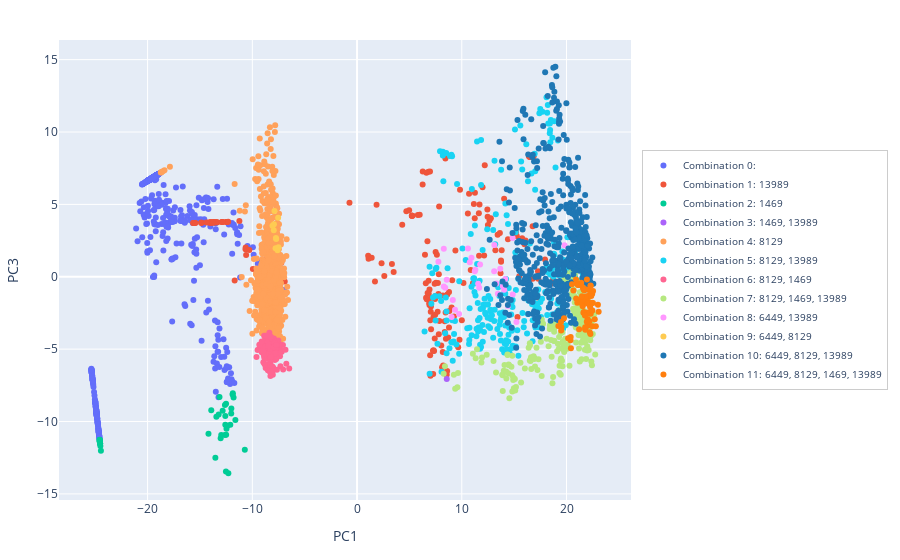

Notebook code cell kept with this figure:
### Code cell
fig, color_map = plot_pca_2d_combo(
    pca_df,
    results.all_graph_feature_acts.cpu(),
    15,
    fs_splitting_nodes,
)
fig.show()

### Figure 1 — Plotly figure (JSON) as saved in the notebook; plotly's stock layout.template omitted (floating-point values rounded to 4 significant figures; data arrays with more than 128 entries replaced by an {"elided": "..."} marker saying what was removed)
{"data": [{"customdata": {"elided": "621x2 str values"}, "hovertemplate": "Token: %{customdata[0]}<br>Context: %{customdata[1]}<br>Feature Combination: <br><extra></extra>", "marker": {"color": "#636EFA"}, "mode": "markers", "name": "Combination 0: ", "type": "scatter", "x": {"elided": "621 float values"}, "y": {"elided": "621 float values"}}, {"customdata": {"elided": "208x2 str values"}, "hovertemplate": "Token: %{customdata[0]}<br>Context: %{customdata[1]}<br>Feature Combination: 13989<br><extra></extra>", "marker": {"color": "#EF553B"}, "mode": "markers", "name": "Combination 1: 13989", "type": "scatter", "x": {"elided": "208 float values"}, "y": {"elided": "208 float values"}}, {"customdata": [[" ten", " associated with the Nitrogen nuclear spin, canreach a| ten|fold improvement in spatial resolution, down to atomic\n"], [" subsequent", " metal nuclei are precipitated on undesired portions in the| subsequent| reducing step. Such an abnormal deposition of the metal"], [" ten", "28 (upholding probationary sentence of| ten| years to life); see also\n\n  People v"], [" ten", " connection midway through a submit. So if you save| ten| requests, call `submitAllRecords()`, send"], [" ten", " thought it could mean \"tell one and give back| ten|\", so I thought it meant this character tends to"], [" ten", " a car that could run the quarter mile in the| ten|-second range.\n\nFor 196"], [" subsequent", " received the same backup test, when indicated, with| subsequent| testing. A total of 2774"], [" subsequent", " EMT, proliferation of myofibroblasts, and| subsequent| renal fibrosis in obstructed kidneys.<bos>[Justin Timberlake"], [" subsequent", "activation, leading to depletion of cellular NAD+ and| subsequent| cell death. It has been demonstrated that inhibition of"], [" subsequent", " Co-ordination Unit, and the collapse of the| subsequent| trial of six activists, a number of initiatives and"], [" subsequent", "<bos> Day 1. In| subsequent| cycles, the dose of irinotecan could"], [" subsequent", " independent runs, and use the most favorable configuration in| subsequent|, larger experiments.\n\nNext we investigate the effect"], [" ten", " number of money market funds available for this purpose to| ten|. Second, the Board will require that henceforth each"], [" ten", " attributed to polysaccharides. Such associations are certainly more| ten|uous when considering product powders or products obtained by extraction"], [" ten", " and CB1 receptors in vivo, a total of| ten| series of compounds will be synthesized. Eight of the"], [" ten", "5], [@bib0105]). Over| ten| open reading frames (ORFs) have been identified"], [" ten", " on trucks and taken to Liaudiškiai,| ten| kilometres south-west of the town where the Roll"], [" subsequent", " pop, although more punk than the group's| subsequent| singles and the album, which were more new wave"], [" ten", "atoire de Paris alumni\nCategory:French operatic| ten|ors\nCategory:20th-century French"], [" ten", ". The activity may be repeated in a blood or| ten| ways if the career has even healed. He died"], [" subsequent", "99mTc-HMPAO activity and| subsequent| gradual decrease in activity over the next 1 hour"], [" ten", "1942) is a former American professional| ten|-pin bowler and former member of the Professional Bow"], [" ten", " births\nCategory:Living people\nCategory:American| ten|-pin bowling players\nCategory:Sportspeople from"], [" ten", " Chavez a dictator, despite the fact that during his| ten| years in office there have been more than a dozen"], [" ten", " that the buyers could avoid these damages by closing within| ten| days. The buyers did not offer to close the"], [" ten", ", we used a single master node and up to| ten| slave nodes from the big data platform of the Gal"], [" ten", " execution times for the four algorithms in the datasets using| ten| slave nodes with all their cores available. For the"], [" ten", "<bos> DiCFS-vp using| ten| nodes and for a non-distributed implementation in WE"], [" ten", " were copied as necessary. The experiments were performed using| ten| cluster nodes for the distributed versions and a single node"], [" ten", " New York across four different insurance companies, and the| ten| best-selling vehicles in the US. We look"], [" subsequent", " the specimen plane. Directly visualized are DW nucleation and| subsequent| annihilation and oscillatory reappearance (periods of 3"], [" ten", " and daughter-in-law, with up to| ten| named charities benefitting in remainder.\n\nThe Will"], [" subsequent", " a first-class limited Lifetime warranty, transferable to| subsequent| owners. Designed to withstand the rigors of stormy"], [" ten", " one year in the past to (10)| ten|\nyears in the future will be converted.\n"], [" subsequent", " it was shown that the defendant had been adjudged insane| subsequent| to the date of the alleged desertion and prior to"], [" subsequent", "\n\nAs a result of our DSi enrichment and| subsequent| RNA sequencing analysis, many genes related to the GO"], [" subsequent", " of these factors guides the selection of frontline therapies and| subsequent| treatment strategies. In addition, there have been recent"], [" subsequent", " the Finnish authorities of the prisoner exchange. In the| subsequent| study by Professor Heikki Ylikangas it turned"], [" ten", "16,136, occurred in the| ten|-month period from December 1941"], [" ten", "** Sample 7 and (**b**) Sample| ten| smooth signal is one exhibiting deletion in *VHL"], [" ten", ", unless the appellant's brief is filed within| ten| days hereof, the question of Mr. Stout'"], [" subsequent", " rate, and duration; effective thermal radiation; and| subsequent| soot generation.<bos>Suboptimal use of pharmacological venous"], [" subsequent", " before, and some after, the ordinance and its| subsequent| amendment, suggesting that, on the authority of Hammond"], [" ten", " patients were studied with postoperative arteriography. Nine of| ten| patients have had satisfactory results on follow-up from"]], "hovertemplate": "Token: %{customdata[0]}<br>Context: %{customdata[1]}<br>Feature Combination: 1469<br><extra></extra>", "marker": {"color": "#00CC96"}, "mode": "markers", "name": "Combination 2: 1469", "type": "scatter", "x": [-13.02, -24.57, -12.0, -13.21, -12.61, -12.47, -24.55, -24.57, -24.54, -24.51, -24.46, -24.58, -11.62, -13.13, -12.38, -12.97, -13.43, -24.54, -14.19, -12.51, -24.54, -12.61, -13.92, -11.89, -11.79, -12.5, -12.52, -10.72, -12.29, -12.01, -24.55, -12.1, -24.55, -12.58, -24.58, -24.56, -24.53, -24.55, -12.58, -13.53, -11.86, -24.56, -24.56, -12.83], "y": [-11.16, -11.33, -9.102, -9.522, -8.858, -10.49, -11.43, -11.28, -11.52, -11.7, -12.01, -11.28, -9.894, -8.302, -10.3, -10.93, -9.664, -11.51, -10.85, -8.779, -11.5, -10.93, -9.225, -8.136, -8.344, -10.92, -13.45, -11.95, -13.57, -9.443, -11.44, -10.22, -11.42, -9.624, -11.26, -11.39, -11.53, -11.41, -10.21, -12.51, -8.044, -11.37, -11.36, -9.247]}, {"customdata": [[" nine", "88-Yan1].\n\nTo date,| nine| genetic loci for USH1(*USH1B"]], "hovertemplate": "Token: %{customdata[0]}<br>Context: %{customdata[1]}<br>Feature Combination: 1469, 13989<br><extra></extra>", "marker": {"color": "#AB63FA"}, "mode": "markers", "name": "Combination 3: 1469, 13989", "type": "scatter", "x": [8.565], "y": [-7.062]}, {"customdata": {"elided": "924x2 str values"}, "hovertemplate": "Token: %{customdata[0]}<br>Context: %{customdata[1]}<br>Feature Combination: 8129<br><extra></extra>", "marker": {"color": "#FFA15A"}, "mode": "markers", "name": "Combination 4: 8129", "type": "scatter", "x": {"elided": "924 float values"}, "y": {"elided": "924 float values"}}, {"customdata": {"elided": "282x2 str values"}, "hovertemplate": "Token: %{customdata[0]}<br>Context: %{customdata[1]}<br>Feature Combination: 8129, 13989<br><extra></extra>", "marker": {"color": "#19D3F3"}, "mode": "markers", "name": "Combination 5: 8129, 13989", "type": "scatter", "x": {"elided": "282 float values"}, "y": {"elided": "282 float values"}}, {"customdata": {"elided": "156x2 str values"}, "hovertemplate": "Token: %{customdata[0]}<br>Context: %{customdata[1]}<br>Feature Combination: 8129, 1469<br><extra></extra>", "marker": {"color": "#FF6692"}, "mode": "markers", "name": "Combination 6: 8129, 1469", "type": "scatter", "x": {"elided": "156 float values"}, "y": {"elided": "156 float values"}}, {"customdata": {"elided": "261x2 str values"}, "hovertemplate": "Token: %{customdata[0]}<br>Context: %{customdata[1]}<br>Feature Combination: 8129, 1469, 13989<br><extra></extra>", "marker": {"color": "#B6E880"}, "mode": "markers", "name": "Combination 7: 8129, 1469, 13989", "type": "scatter", "x": {"elided": "261 float values"}, "y": {"elided": "261 float values"}}, {"customdata": [[" six", " Might that he has had his teaching licence revoked for| six| months because of Midoriya’s actions but there"], [" eight", " I've tried, it's been about| eight| to three female; but, you know, there"], [" seven", ". CAFFEY: \"Well, you struck| seven| of the female jurors, none of whom gave any"], [" seven", " the win.\n\nAfter trailing by as many as| seven| points in his match, redshirt senior Armando Torres"], [" six", " I’m home most evenings and always keep a| six| pack and steaks in the fridge for my buddies.”"], [" eight", " all over the fully-functional directional game pad and| eight| buttons. A $24.99 asking"], [" seven", " matches and led all Pac-12 freshman with| seven| assists and 19 points and tied for the"], [" six", " a\nshort novel I guess, no more than| six| chapters. Anyways: Who knows?\nIf it"], [" six", "<bos> was sent| six| weeks later to non-responders followed by a"], [" seven", " minister Patrice Lumumba, the young nationalist who ended| seven| decades of brutal Belgian rule and promised Congolese citizens"], [" six", " won multiple titles in a season four times, including| six| titles in the 1967 season alone"], [" seven", " sheet accepting the Blazers’ deal, Utah will have| seven| days to match the offer. The Jazz is already"], [" seven", " Steph is joined by Franck Montagny, who ran| seven| races for Super Aguri in 200"], [" eight", ". The fact he shares his #3 machine with| eight|-time Le Mans winner and all-round endurance"], [" six", "\nstraight games since the St. Louis Cardinals won| six| in a row during the 1977"], [" seven", "92 yards on 31 catches. His| seven| touchdown receptions is tied\nwith DeSean Jackson."], [" six", " His\nrating ranks first in the NFL and has| six| games this season with a rating of\n10"], [" six", "26 catches for 418 yards and| six| TDs. No matter who is covering Fitzgerald,\n"], [" eight", " Cox\nand Cedric Thornton. They have combined for| eight| sacks, while Curry and\nlinebacker Connor Bar"], [" seven", " own on defense and sack master John\nAbraham has| seven| so far. Defensive end Calais Campbell has 5"], [" six", " storefront long before the door is unlocked. Here,| six| days a week, the nearly lost art of sewing"], [" eight", " lobster costume and made it for Halloween.\n\nAn| eight|-week session of one class a week costs $"], [" eight", " Fordham first quarter touchdown came on a recovered fumble and| eight|-yard run by senior defenseman DeAndre Slate"], [" eight", " highest total in Fordham history. Sam Ajala received| eight| passes for 199 yards, the ninth"], [" six", " writing in The Telegraph, thinks that George Osborne has| six| months to turn things around. I would guess that"], [" eight", " years and two months than Bush did in his entire| eight| years. Still, younger voters can hardly be blamed"], [" six", " read it in one day–I want to say| six| hours. I’m giving Richelle Mead’"], [" five", ", you need to duck down\nYou're| five| dollar toys, I'm a million dollar man"], ["Four", "esty things will never be the same again.\n\n|Four|teen year old Byron James wishes he’d never"], [" eight", " forget, he can control you and he is only| eight| years old. Three months after his birth he escaped"]], "hovertemplate": "Token: %{customdata[0]}<br>Context: %{customdata[1]}<br>Feature Combination: 6449, 13989<br><extra></extra>", "marker": {"color": "#FF97FF"}, "mode": "markers", "name": "Combination 8: 6449, 13989", "type": "scatter", "x": [13.92, 8.563, 10.59, 11.25, 13.67, 9.032, 11.66, 13.11, 14.87, 10.92, 13.3, 11.75, 10.76, 9.355, 13.09, 11.57, 14.05, 13.45, 9.144, 11.29, 15.22, 9.742, 8.285, 8.421, 14.42, 7.767, 14.15, 14.86, 19.81, 8.282], "y": [-0.6501, -0.1974, 1.947, 0.382, 0.5492, -2.771, -0.7586, 2.191, -1.222, 1.32, -0.4672, 0.8453, 0.9963, -2.274, 0.3736, -0.485, -0.8923, -1.18, -1.606, 0.4882, -3.126, -2.576, -0.669, -0.7666, -2.012, 1.031, -0.1614, 2.677, 2.171, 1.93]}, {"customdata": [[" two", "s\" March concert and tickets sold out in just| two| hours, making it the first sell-out concert"], [" two", " sew in school even though I had a mother and| two| sisters who could sew. My junior high school threw"], [" two", " am planning a Mass with 45 kids and| two| other teachers. To get the maximum input, several"], [" two", " area right after cumming, and we giggled like| two| school girls as Spike completed his trick.\n\nWe"], [" two", " sheer torture to be without you guys, even for| two| weeks! I haven’t jacked off or"], [" two", " felt that at the end of the day I had| two| good jobs to look into and start applying to."], [" two", " mansion in Mbabane\nwith his wife and| two| adult children was allowed to send one of his sons"], [" two", "liwell (Ginger Spice) and her boyfriend of| two| and a half years, Henry Beckwith, have"], [" two", " Nebrich, a University of Connecticut transfer, caught| two|, one of 37 yards and one of"], [" two", " with Presley having a large black coffee with cream and| two| sugars talking about all the men in the town or"]], "hovertemplate": "Token: %{customdata[0]}<br>Context: %{customdata[1]}<br>Feature Combination: 6449, 8129<br><extra></extra>", "marker": {"color": "#FECB52"}, "mode": "markers", "name": "Combination 9: 6449, 8129", "type": "scatter", "x": [-7.883, -8.073, -7.721, -7.954, -7.536, -7.939, -7.781, -7.591, -7.499, -7.743], "y": [4.535, 3.531, 2.602, 3.211, 4.075, 3.628, 1.974, 1.836, 2.044, 2.675]}, {"customdata": {"elided": "498x2 str values"}, "hovertemplate": "Token: %{customdata[0]}<br>Context: %{customdata[1]}<br>Feature Combination: 6449, 8129, 13989<br><extra></extra>", "marker": {"color": "#1F77B4"}, "mode": "markers", "name": "Combination 10: 6449, 8129, 13989", "type": "scatter", "x": {"elided": "498 float values"}, "y": {"elided": "498 float values"}}, {"customdata": {"elided": "72x2 str values"}, "hovertemplate": "Token: %{customdata[0]}<br>Context: %{customdata[1]}<br>Feature Combination: 6449, 8129, 1469, 13989<br><extra></extra>", "marker": {"color": "#FF7F0E"}, "mode": "markers", "name": "Combination 11: 6449, 8129, 1469, 13989", "type": "scatter", "x": [21.09, 19.76, 20.91, 22.45, 22.22, 22.31, 21.54, 22.28, 22.02, 20.92, 22.53, 22.24, 21.93, 22.1, 21.34, 22.29, 22.7, 22.12, 21.2, 22.09, 20.97, 21.55, 21.44, 21.95, 22.16, 19.48, 19.49, 22.46, 22.2, 20.38, 22.43, 21.66, 21.03, 21.82, 20.4, 19.52, 22.01, 21.8, 21.79, 19.22, 22.03, 21.81, 21.54, 21.98, 22.8, 21.8, 21.61, 21.97, 21.78, 20.66, 23.0, 22.4, 20.15, 22.53, 21.4, 23.07, 21.3, 22.31, 22.18, 20.52, 22.26, 21.68, 21.1, 21.09, 21.88, 20.42, 21.61, 21.53, 22.36, 21.47, 21.76, 22.47], "y": [-1.611, -2.872, -0.1926, -1.178, -3.826, -2.555, -1.956, -3.959, -3.389, -1.503, -0.9871, -1.842, -3.1, -0.9117, -0.5115, -0.6064, -2.936, -1.314, -3.625, -1.405, -0.4506, -0.7245, -1.573, -0.1848, -1.916, -3.119, -3.708, -3.425, -3.07, -4.394, -1.798, -2.437, -1.787, -1.719, -4.168, -3.468, -2.92, -1.406, -3.617, -3.41, -2.464, -0.8642, -2.036, -1.687, -3.417, -3.663, -0.8642, -1.835, -3.48, -0.9452, -1.94, -1.182, -4.249, -1.811, -0.4145, -2.409, -1.785, -0.6448, -2.516, -0.5084, -2.1, -0.9351, -0.5491, -0.569, -1.347, -4.935, -2.494, -1.588, -1.334, -1.34, -2.682, -2.335]}], "layout": {"autosize": true, "hoverdistance": 5, "hovermode": "closest", "legend": {"bgcolor": "rgba(255, 255, 255, 0.8)", "bordercolor": "rgba(0,0,0,0.2)", "borderwidth": 1, "font": {"size": 10}, "x": 1.02, "xanchor": "left", "y": 0.5, "yanchor": "middle"}, "margin": {"b": 60, "l": 40, "r": 120, "t": 40}, "xaxis": {"title": {"text": "PC1"}}, "yaxis": {"title": {"text": "PC3"}}}}
